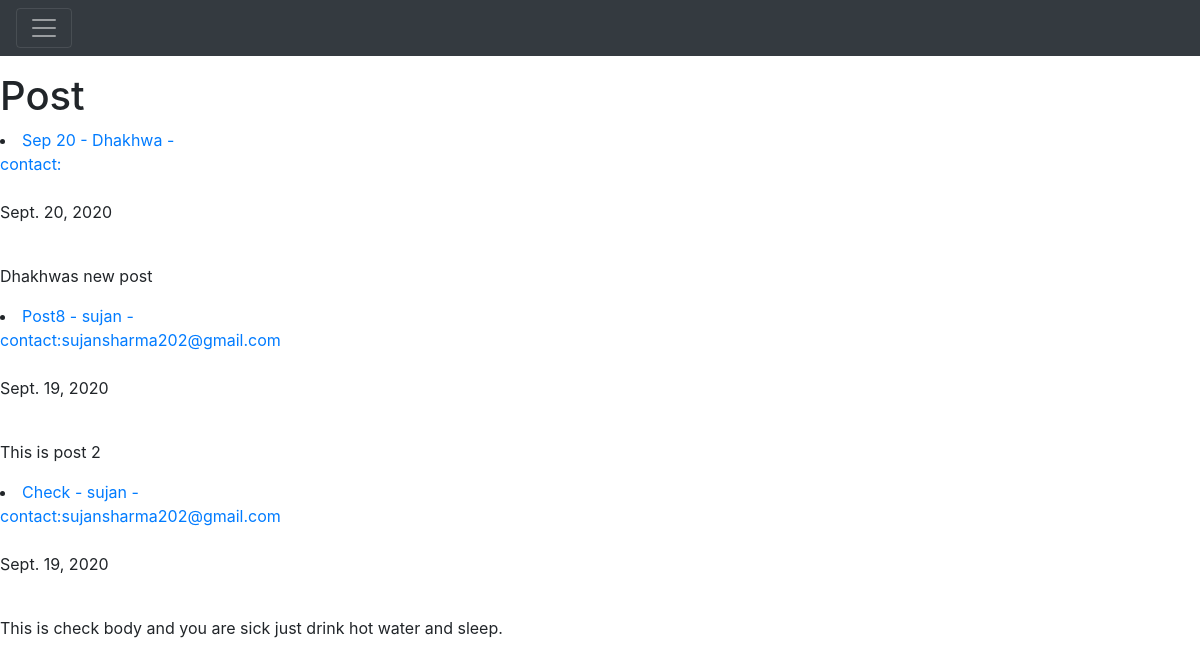
The page / on the database its author committed.
### main/models.py (models this page shows, shortened)
class Post(models.Model):
    title = models.CharField(max_length=255)
    author = models.ForeignKey(User,on_delete=models.CASCADE)
    body = models.TextField()
    post_date = models.DateField(auto_now_add=True)

### main/views.py (the view)
# urls.py: path('', HomeView.as_view(),name= "home"),
class HomeView(ListView):
    model = Post
    template_name = 'home.html'
    ordering = ['-post_date']

### main/templates/home.html (shortened to what this page needs)
{% extends "base.html" %}
{% block body %}
<br><br><br>
<h1>Post</h1>
{% for post in object_list %}
    <li><a href="{% url 'article_detail' post.pk %}">{{ post.title }} - {{ post.author }} - <br> contact:{{post.author.email}}</a></li>
   <br>
   <p>{{post.post_date}}</p>
   <br>
   <p>{{post.body|slice:":200"|safe}}</p>
{% endfor %}
{% endblock %}

### main/templates/base.html (shortened to what this page needs)
<!doctype html>
<html lang="en">
  <head>
    <link rel="stylesheet" href="https://stackpath.bootstrapcdn.com/bootstrap/4.5.2/css/bootstrap.min.css">
  </head>
  <body>
    <div class="fixed-top">
        <nav class="navbar navbar-dark bg-dark">
          <button class="navbar-toggler" type="button" data-toggle="collapse" data-target="#navbarToggleExternalContent" aria-controls="navbarToggleExternalContent" aria-expanded="false" aria-label="Toggle navigation">
            <span class="navbar-toggler-icon"></span>
          </button>
        </nav>
      </div>
    {% block body %} {% endblock %}
  </body>
</html>

### rows shown on the page
Post: title "Sep 20", author "Dhakhwa", post_date "Sept. 20, 2020", body "Dhakhwas new post"
Post: title "Post8", author "sujan", author.email "sujansharma202@gmail.com", post_date "Sept. 19, 2020", body "This is post 2"
Post: title "Check", author "sujan", author.email "sujansharma202@gmail.com", post_date "Sept. 19, 2020", body "This is check body and you are sick just drink hot water and sleep."
